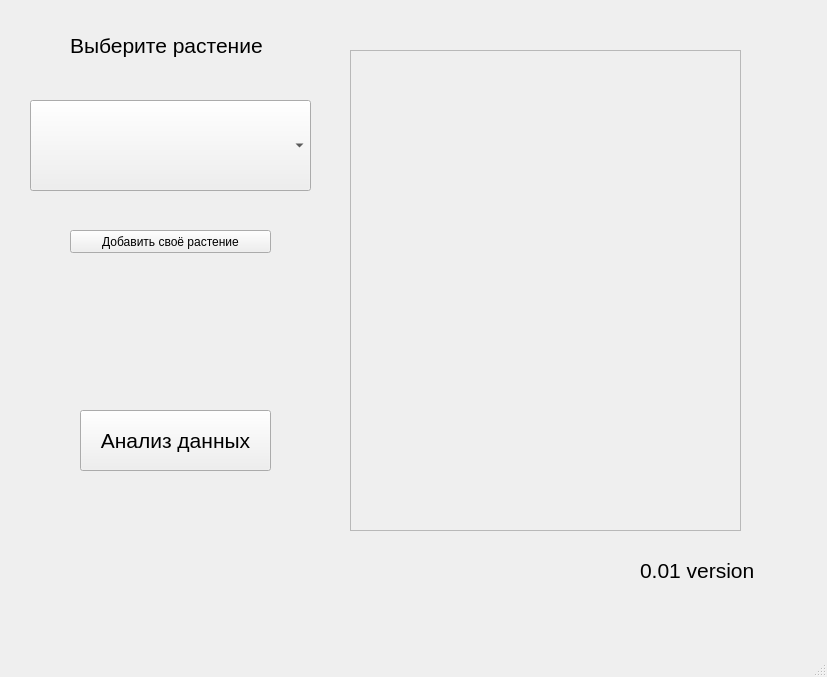
<?xml version="1.0" encoding="UTF-8"?>
<ui version="4.0">
 <class>MainWindow</class>
 <widget class="QMainWindow" name="MainWindow">
  <property name="geometry">
   <rect>
    <x>0</x>
    <y>0</y>
    <width>827</width>
    <height>677</height>
   </rect>
  </property>
  <property name="font">
   <font>
    <pointsize>16</pointsize>
   </font>
  </property>
  <property name="windowTitle">
   <string>MainWindow</string>
  </property>
  <widget class="QWidget" name="centralwidget">
   <widget class="QPushButton" name="pushButton">
    <property name="geometry">
     <rect>
      <x>80</x>
      <y>410</y>
      <width>191</width>
      <height>61</height>
     </rect>
    </property>
    <property name="text">
     <string>Анализ данных</string>
    </property>
   </widget>
   <widget class="QLabel" name="label">
    <property name="geometry">
     <rect>
      <x>70</x>
      <y>20</y>
      <width>201</width>
      <height>51</height>
     </rect>
    </property>
    <property name="font">
     <font>
      <pointsize>16</pointsize>
     </font>
    </property>
    <property name="text">
     <string>Выберите растение</string>
    </property>
   </widget>
   <widget class="QTextEdit" name="textEdit">
    <property name="enabled">
     <bool>false</bool>
    </property>
    <property name="geometry">
     <rect>
      <x>350</x>
      <y>50</y>
      <width>391</width>
      <height>481</height>
     </rect>
    </property>
   </widget>
   <widget class="QComboBox" name="comboBox">
    <property name="geometry">
     <rect>
      <x>30</x>
      <y>100</y>
      <width>281</width>
      <height>91</height>
     </rect>
    </property>
   </widget>
   <widget class="QLabel" name="label_2">
    <property name="geometry">
     <rect>
      <x>640</x>
      <y>560</y>
      <width>131</width>
      <height>20</height>
     </rect>
    </property>
    <property name="text">
     <string>0.01 version</string>
    </property>
   </widget>
   <widget class="QPushButton" name="pushButton_2">
    <property name="geometry">
     <rect>
      <x>70</x>
      <y>230</y>
      <width>201</width>
      <height>23</height>
     </rect>
    </property>
    <property name="font">
     <font>
      <pointsize>9</pointsize>
     </font>
    </property>
    <property name="text">
     <string>Добавить своё растение</string>
    </property>
   </widget>
  </widget>
  <widget class="QMenuBar" name="menubar">
   <property name="geometry">
    <rect>
     <x>0</x>
     <y>0</y>
     <width>827</width>
     <height>21</height>
    </rect>
   </property>
  </widget>
  <widget class="QStatusBar" name="statusbar"/>
 </widget>
 <resources/>
 <connections/>
</ui>
